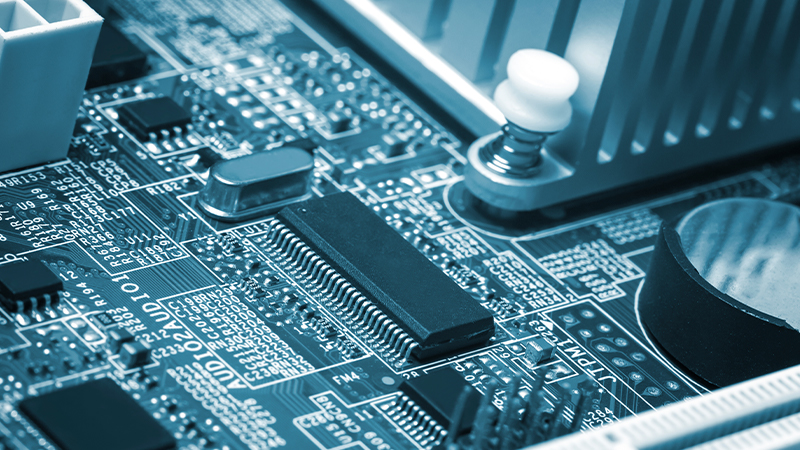
#> input picture resimdenbirkesital/pcb-kart.jpg, 800 x 450 px
$ python kesital.py
#> lines starting #> are read from the running program, lines starting #| are printed output that depends on the picture; after the words box and inside, x2 and y2 are one past the last pixel; in counts of white or black regions, pixels touching at a corner belong together
import cv2
import numpy as np

pcb= cv2.imread("pcb-kart.jpg")
#> pcb is the input picture: shape (450, 800, 3); mean B, G, R 139.2, 121.5, 76.6

kesit=pcb[50:150,300:400]
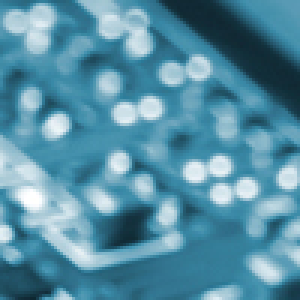
#> kesit: shape (100, 100, 3) (shown 3 times larger); mean B, G, R 164.6, 143.1, 86.4
cv2.imshow("kesit alani",kesit)

pcb[0:100,0:100]=kesit
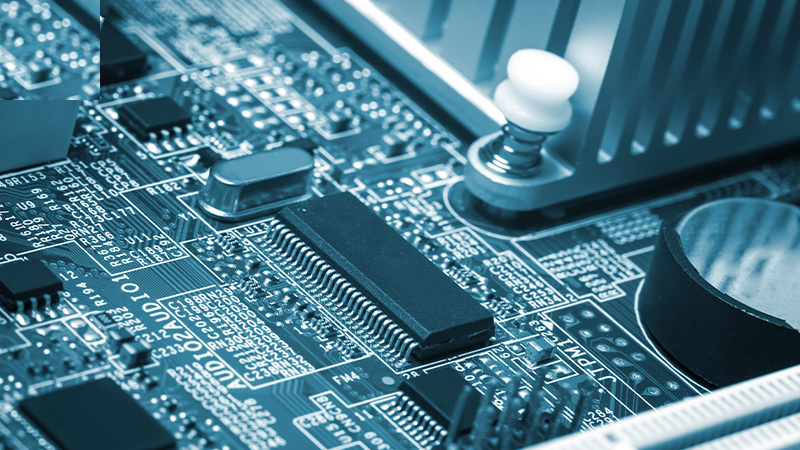
#> pcb: shape (450, 800, 3); 2.78% of pixels changed, all inside (x1, y1, x2, y2) = (0, 0, 100, 100)
pcb[:,:,2]=222
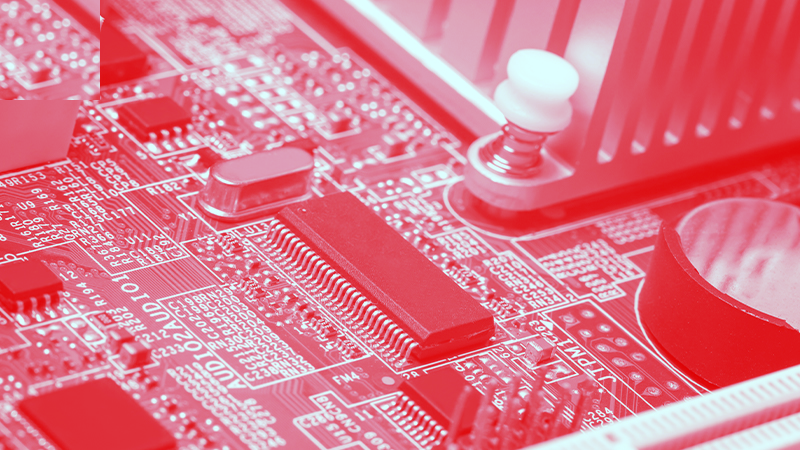
#> pcb: shape (450, 800, 3); mean B, G, R 139.6, 121.9, 222
kesit[:,:,1]=111
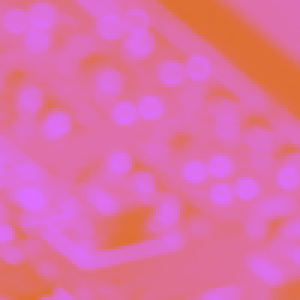
#> kesit: shape (100, 100, 3) (shown 3 times larger); mean B, G, R 164.6, 111, 222
kesit[:,:,0]=111
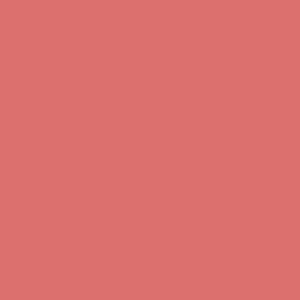
#> kesit: shape (100, 100, 3) (shown 3 times larger); mean B, G, R 111, 111, 222
pcb[333:355,333:355]=(0,111,222)
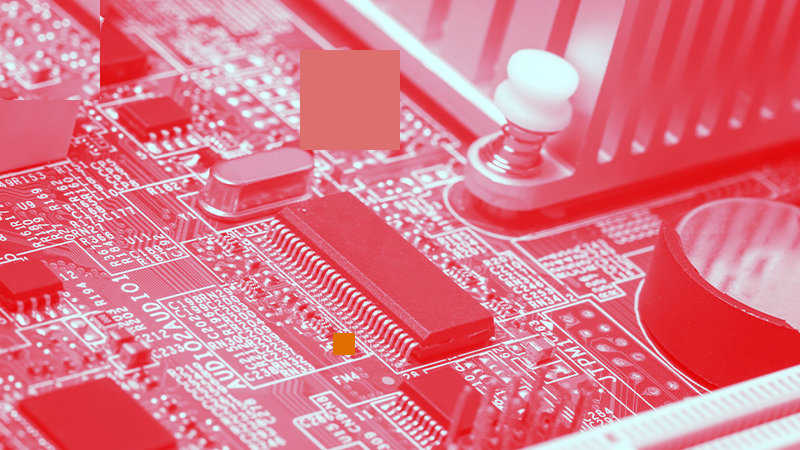
#> pcb: shape (450, 800, 3); 2.91% of pixels changed, all inside (x1, y1, x2, y2) = (300, 50, 400, 355)
cv2.imshow("PCB Tasarim",pcb)

cv2.waitKey(0)
cv2.destroyAllWindows()
